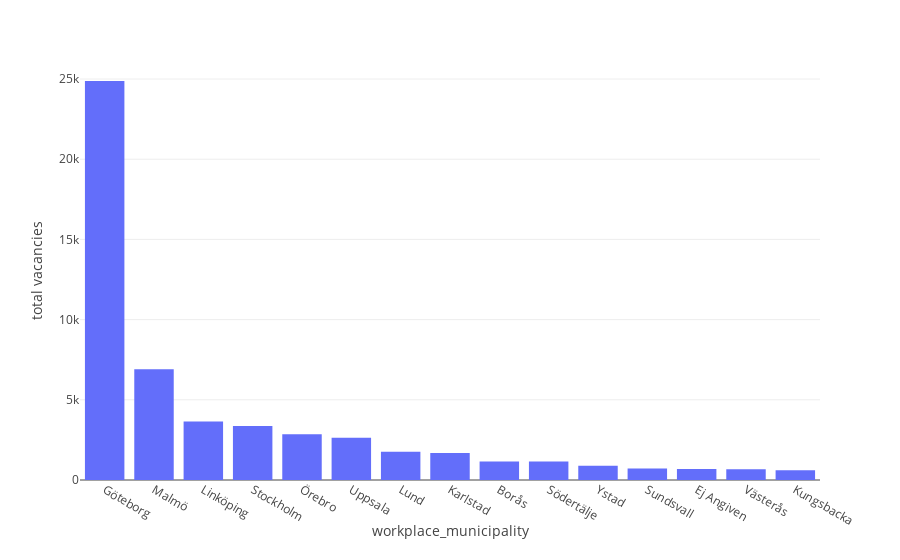

The code cell stored with this chart in its notebook:
### Code cell
import streamlit as st
import matplotlib.pyplot as plt
import plotly.express as px

px.bar(
    df_city.head(15),
    x="workplace_municipality",
    y="total vacancies",
    color_discrete_sequence=px.colors.qualitative.Plotly,
)

### Figure 1 — Plotly figure (JSON) as saved in the notebook; plotly's stock layout.template omitted (floating-point values rounded to 4 significant figures)
{"data": [{"hovertemplate": "workplace_municipality=%{x}<br>total vacancies=%{y}<extra></extra>", "legendgroup": "", "marker": {"color": "#636EFA", "pattern": {"shape": ""}}, "name": "", "orientation": "v", "showlegend": false, "textposition": "auto", "type": "bar", "x": ["Göteborg", "Malmö", "Linköping", "Stockholm", "Örebro", "Uppsala", "Lund", "Karlstad", "Borås", "Södertälje", "Ystad", "Sundsvall", "Ej Angiven", "Västerås", "Kungsbacka"], "xaxis": "x", "y": [24878, 6906, 3641, 3368, 2854, 2642, 1767, 1681, 1161, 1161, 885, 718, 680, 663, 606], "yaxis": "y"}], "layout": {"barmode": "relative", "legend": {"tracegroupgap": 0}, "margin": {"t": 60}, "xaxis": {"anchor": "y", "domain": [0, 1], "title": {"text": "workplace_municipality"}}, "yaxis": {"anchor": "x", "domain": [0, 1], "title": {"text": "total vacancies"}}}}
